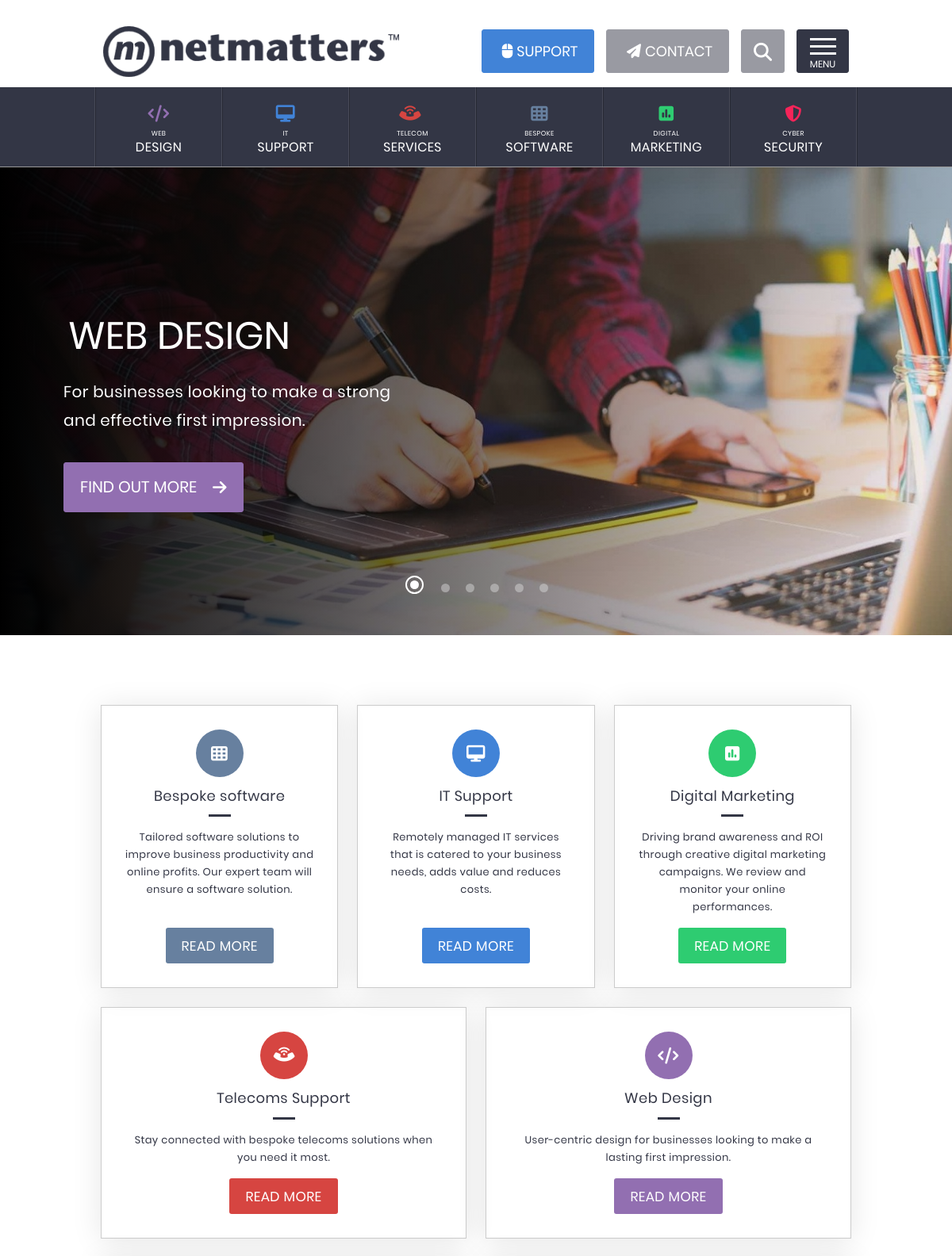
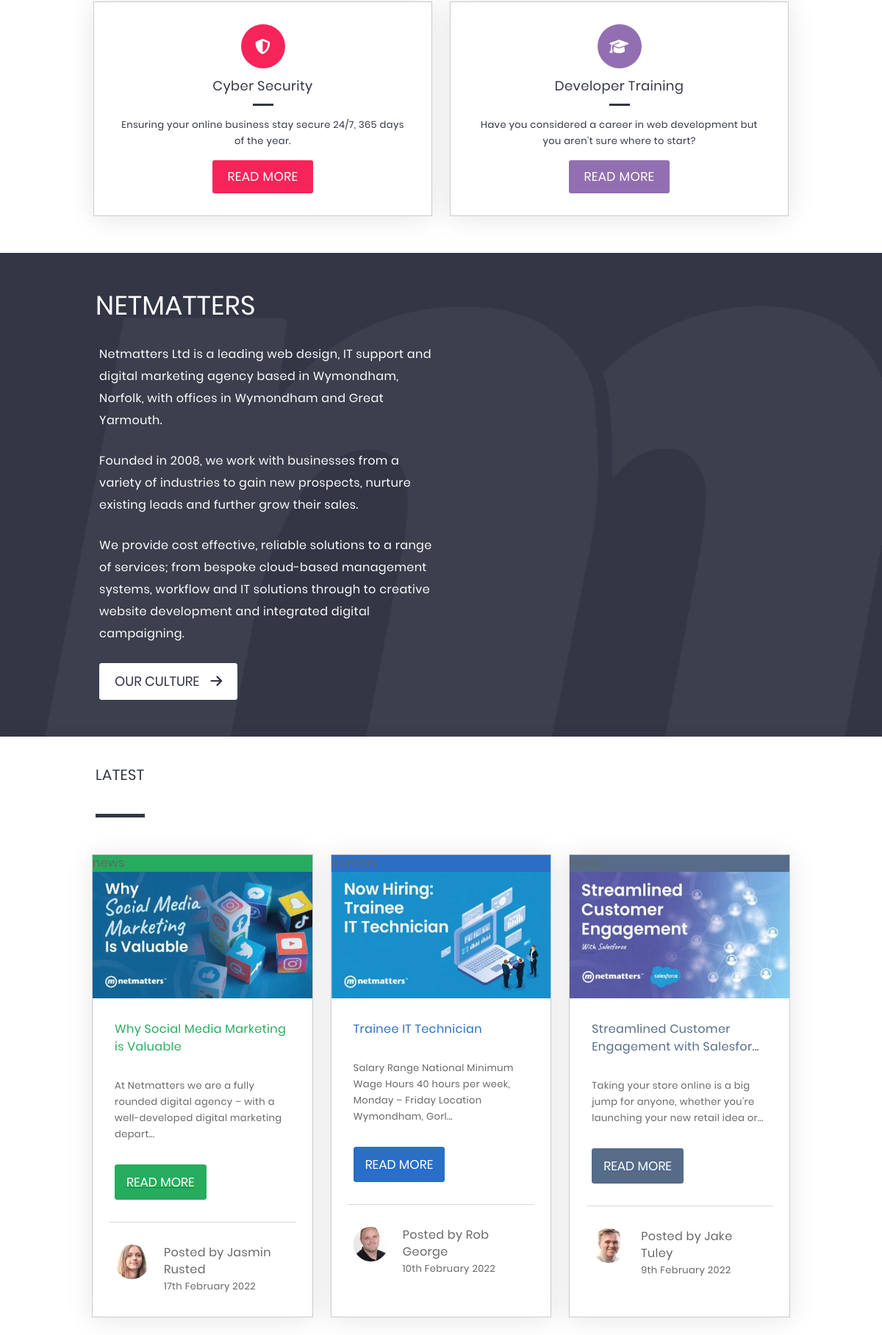
The page / (upper part) on the database its author committed (2 pictures, top to bottom).
### tables this page shows
CREATE TABLE `posts` (
  `post_id` int(11) NOT NULL,
  `author_id` int(11) NOT NULL,
  `date_published` date NOT NULL,
  `image_url` varchar(255) NOT NULL,
  `title` varchar(255) NOT NULL,
  `copy` text NOT NULL,
  `url` varchar(255) NOT NULL,
  `category` enum('news','careers') NOT NULL,
  `color` varchar(7) NOT NULL DEFAULT '#2A6EC6'
);

CREATE TABLE `authors` (
  `author_id` int(11) NOT NULL,
  `name` varchar(255) NOT NULL,
  `portrait_url` varchar(255) NOT NULL
);

### src/getCards.php (the view)
<?php
include_once( __DIR__ ."/bootstrap.php");
try{
    $db = new DB;
    $conn = $db->get_connection();
    $query =    "SELECT authors.name, authors.portrait_url, posts.date_published, posts.image_url, posts.title,
                 posts.copy, posts.url, posts.category, posts.color, authors.author_id, posts.author_id
                 FROM posts
                 INNER JOIN authors
                 ON authors.author_id = posts.author_id
                 ORDER BY posts.date_published DESC
                 LIMIT 3;";
    $data = $conn->query($query);
} catch (PDOException $e) {
    throw $e;
}
foreach($data as $row){
    ?>
    <div class="col-12 col-md-6 col-xl-4">
        <div class="item">
            <div class="img-constrainer">
                <div class="category" style="background-color:<?= $row['color'] ?>"><?= $row['category'] ?></div>
                <img class="item-img" src="<?= $row['image_url'] ?>" alt="">
            </div>
            <h2 style="color:<?= $row['color'] ?>;"><?= $row['title'] ?></h2>
            <p><?= $row['copy'] ?></p>
            <a class="url" href="<?= $row['url'] ?>">
                <div class="button" style="background-color:<?= $row['color'] ?>; border-color: <?= $row['color'] ?>;">Read More</div>
            </a>
            <hr>
            <div class="logo">
                <img src="<?= $row['portrait_url']; ?>" alt="<?= $row['name']; ?> portrait">
                <div class="cite-container">
                    <strong class="cite">Posted by <?= $row['name']; ?></strong>
                    <p class="date"><?= date_format(date_create($row['date_published']), 'jS F Y'); ?></p>
                </div>
            </div>
        </div>
    </div>
    <?php
}

### header.php (shortened to what this page needs)
<!doctype html>
<html lang="en">
<head>
	<link href="https://cdn.jsdelivr.net/npm/bootstrap@5.0.1/dist/css/bootstrap.min.css" rel="stylesheet">
    <link rel="stylesheet" href="css/normalize.css">
    <link rel="stylesheet" href="css/owl.carousel.min.css">
    <link rel="stylesheet" href="css/owl.theme.default.min.css">
    <link rel="stylesheet" href="https://unpkg.com/leaflet@1.7.1/dist/leaflet.css"
/>
    <link rel="stylesheet" href="css/style.css">
</head>
<body>
    <div id="wrapper-all">
        <header>
            <div id="wrapper-top">
                <div class="wrapper-top-bar">
                    <div id="top-bar">
                        <div class="button-area-wrapper">
                            <a href="#"><img class="logo" src="img/f-logo.png" alt="Netmatters logo, trademarked"></a>
                            <div class="right-group">
                                <a href="#" class="btn-support">support</a>
                                <a href="contact.php" class="btn-contact">contact</a>
                                <a href="#" class="btn-small-search"></a>
                                <a id="hamburger" class="btn-hamburger">
                                    <span id="bar-top"></span>
                                    <span id="bar-middle"></span>
                                    <span id="bar-bottom"></span>
                                    <span class="title">MENU</span>
                                </a>
                            </div>
                        </div>
                    </div>
                </div>
                <nav>
                    <div class="wrapper-top-menu">
                        <div id="menu-top">
                            <div class="wrapper-design">
                                <a class="button-design" href="#">
                                    <div class="icon icon-design"></div>
                                    <span class="small">Web</span>Design
                                </a>
                            </div>
                            <div class="wrapper-support">
                                <a  class="button-support" href="#">
                                    <div class="icon icon-support"></div>
                                    <span class="small">It</span>Support
                                </a>
                            </div>
                            <div class="wrapper-telecom">
                                <a  class="button-telecom" href="#">
                                    <div class="icon icon-telecom"></div>
                                    <span class="small">Telecom</span>Services
                                </a>
                            </div>
                            <div class="wrapper-software">
                                <a  class="button-software" href="#">
                                    <div class="icon icon-software"></div>
                                    <span class="small">Bespoke</span>Software
                                </a>
                            </div>
                            <div class="wrapper-marketing">
                                <a  class="button-marketing" href="#">
                                    <div class="icon icon-marketing"></div>
                                    <span class="small">Digital</span>Marketing
                                </a>
                            </div>
                            <div class="wrapper-security">
                                <a  class="button-security" href="#">
                                    <div class="icon icon-security"></div>
                                    <span class="small">Cyber</span>Security
                                </a>
                            </div>
                        </div>
                    </div>
                </nav>
            </div>
        </header>

### index.php (shortened to what this page needs)
<?php
include_once( __DIR__ .'./header.php');
?>
<main>
    <div class="wrapper-hero-slider">
        <div id="hero-slider">
            <div class="owl-carousel owl-theme">
                <div class="slider-design">
                    <h1 class="hero-item">Web Design</h1>
                    <p class="hero-item">For businesses looking to make a strong<br>and effective first impression.</p>
                    <a class="hero-item">Find Out More&nbsp;</a>
                </div>
            </div>
        </div>
    </div>
    <div class="wrapper-articles">
        <div id="articles" class="row g-4">
            <div class="col-12 col-lg-4">
                <a href="#">
                    <article class="article-software">
                        <h2>Bespoke software</h2>
                        <div class="hr-dark"></div>
                        <p>Tailored software solutions to improve business productivity and online profits. Our expert team will ensure a software solution.</p>
                        <div class="button">Read More</div>
                    </article>
                </a>
            </div>
            <div class="col-12 col-lg-4">
                <a href="#">
                    <article class="article-support">
                        <h2>IT Support</h2>
                        <div class="hr-dark"></div>
                        <p>Remotely managed IT services that is catered to your business needs, adds value and reduces costs.</p>
                        <div class="button">Read More</div>
                    </article>
                </a>
            </div>
            <div class="col-12 col-lg-4">
                <a href="#">
                    <article class="article-marketing">
                        <h2>Digital Marketing</h2>
                        <div class="hr-dark"></div>
                        <p>Driving brand awareness and ROI through creative digital marketing campaigns. We review and monitor your online performances.</p>
                        <div class="button">Read More</div>
                    </article>
                </a>
            </div>
            <div class="col-12 col-md-6 col-lg-6 col-xxl-3">
                <a href="#">
                    <article class="article-telecom">
                        <h2>Telecoms Support</h2>
                        <div class="hr-dark"></div>
                        <p>Stay connected with bespoke telecoms solutions when you need it most.</p>
                        <div class="button">Read More</div>
                    </article>
                </a>
            </div>
            <div class="col-12 col-md-6 col-lg-6 col-xxl-3">
                <a href="#">
                    <article class="article-design">
                        <h2>Web Design</h2>
                        <div class="hr-dark"></div>
                        <p>User-centric design for businesses looking to make a lasting first impression.</p>
                        <div class="button">Read More</div>
                    </article>
                </a>
            </div>
            <div class="col-12 col-md-6 col-lg-6 col-xxl-3">
                <a href="#">
                    <article class="article-security">
                        <h2>Cyber Security</h2>
                        <div class="hr-dark"></div>
                        <p>Ensuring your online business stay secure 24/7, 365 days of the year.</p>
                        <div class="button">Read More</div>
                    </article>
                </a>
            </div>
            <div class="col-12 col-md-6 col-lg-6 col-xxl-3">
                <a href="#">
                    <article class="article-training">
                        <h2>Developer Training</h2>
                        <div class="hr-dark"></div>
                        <p>Have you considered a career in web development but you aren't sure where to start?</p>
                        <div class="button">Read More</div>
                    </article>
                </a>
            </div>
        </div>
    </div>
    <div class="wrapper-about">
        <div id="about">
            <div  class="col-12 col-xl-6">
                <h1>Netmatters</h1>
                <p><strong>Netmatters Ltd is a leading web design, IT support and digital marketing agency based in Wymondham, Norfolk, with offices in Wymondham and Great Yarmouth.</strong></p>
                <p>Founded in 2008, we work with businesses from a variety of industries to gain new prospects, nurture existing leads and further grow their sales.</p>
                <p>We provide cost effective, reliable solutions to a range of services; from bespoke cloud-based management systems, workflow and IT solutions through to creative website development and integrated digital campaigning.</p>
                <a href="#" class="button">Our Culture</a>
            </div>
        </div>
    </div>
    <div class="wrapper-latest">
        <div id="latest">
            <div>Latest</div>
        </div>
    </div>
    <div class="wrapper-news">
        <div id="news" class="container-fluid">
            <div class="row g-4">
                <?php include_once('./src/getCards.php') ?>
            </div>
        </div>
    </div>
<?php include_once( __DIR__ .'./newsletterSignup.php') ?>
<?php include_once( __DIR__ .'./footer.php') ?>

### newsletterSignup.php (shortened to what this page needs)
</div>

### footer.php (shortened to what this page needs)
</body>
</html>

### rows shown on the page
posts: category "news", shows a picture, title "Why Social Media Marketing is Valuable", copy "At Netmatters we are a fully rounded digital agency – with a well-developed digital marketing depart...", author.name "Jasmin Rusted", date_published "17th February 2022"
posts: category "careers", shows a picture, title "Trainee IT Technician", copy "Salary Range National Minimum Wage Hours 40 hours per week, Monday – Friday Location Wymondham, Gorl...", author.name "Rob George", date_published "10th February 2022"
posts: category "news", shows a picture, title "Streamlined Customer Engagement with Salesfor...", copy "Taking your store online is a big jump for anyone, whether you’re launching your new retail idea or...", author.name "Jake Tuley", date_published "9th February 2022"
